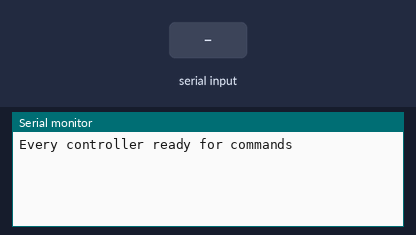
A sketch run on a simulated Arduino Mega 2560, built with avr-gcc and run on an emulated ATmega2560. Parts: the last lines printed to the serial monitor. Inputs (shaded band) come from the test bench.

Above: at 1.2 s.
1.3 s: "1" received over the second serial link
At 2.5 s:
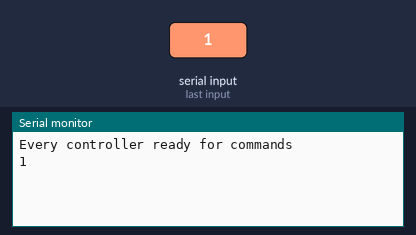
2.8 s: "0" received over the second serial link
At 3.9 s:
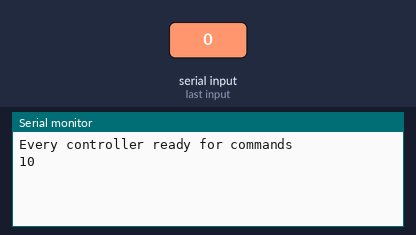

Measured:
- after the input at 1.3 s, the serial monitor: prints a new line at once (image 1)
- after the input at 2.8 s, the serial monitor: prints a new line at once (image 2)

The sketch:

controller_pair.ino
```cpp
void setup() {
  Serial.begin(115200);
  Serial1.begin(115200);
  Serial.println("Every controller ready for commands");
}

void loop() {
  while (Serial.available())
    Serial1.write(Serial.read());

  while (Serial1.available())
    Serial.write(Serial1.read());
}
```
